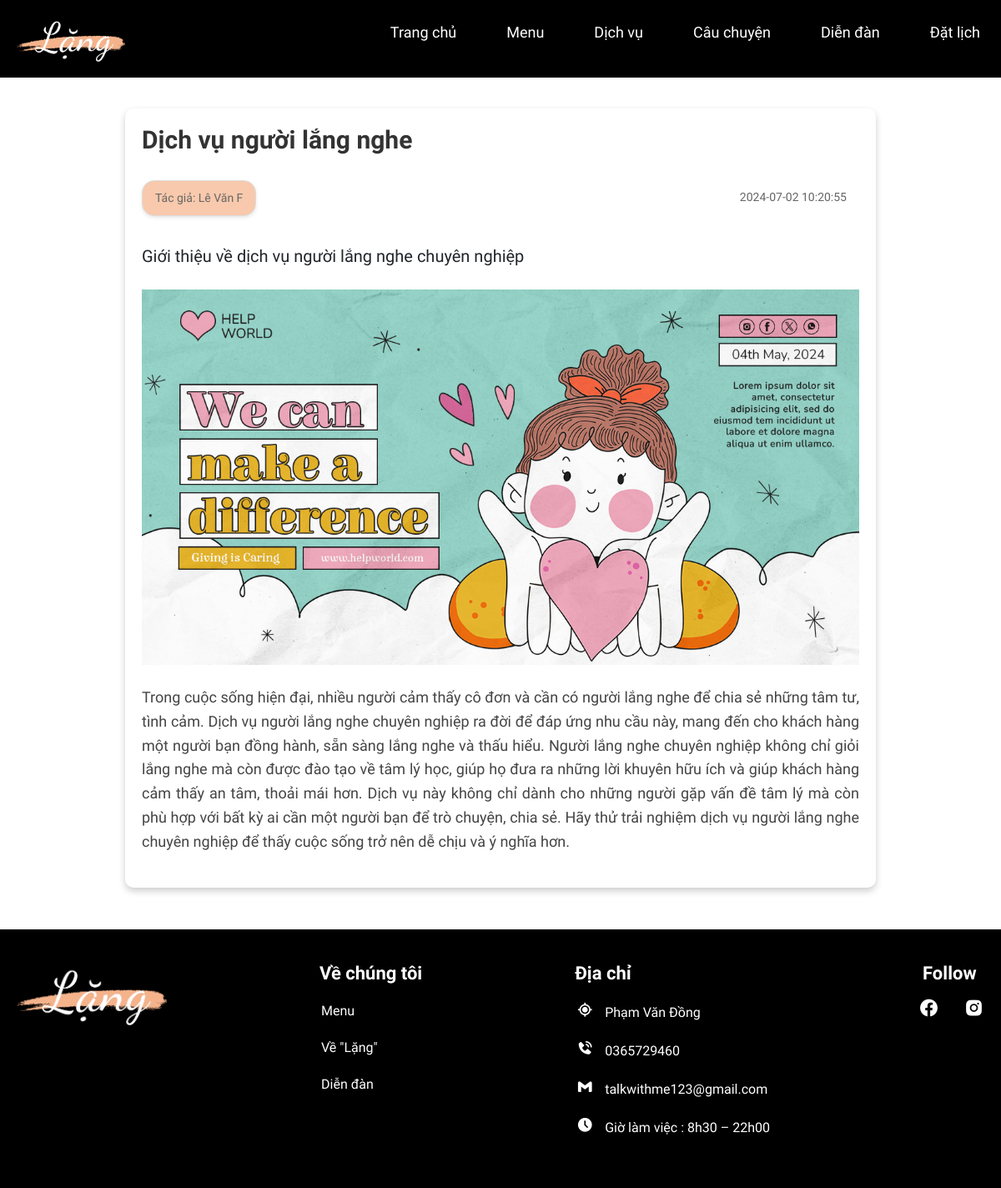
/blog/blogDetail/3, run on the app's committed database.
### tables this page shows
CREATE TABLE `tin_tuc` (
  `id` int(11) NOT NULL,
  `tieude` varchar(255) NOT NULL,
  `avatar` varchar(255) NOT NULL,
  `noidung` text NOT NULL,
  `content` text NOT NULL,
  `tacgia_ten` varchar(255) NOT NULL,
  `thoi_gian` timestamp NOT NULL DEFAULT current_timestamp()
);

### Core/Controller.php (called while the page is built, shortened)
<?php
class Controller
{
    public function model($model)
    {
        return new $model;
    }
}

### Configs/Connect.php (called while the page is built, shortened)
<?php
class Connect
{
    public function __construct()
    {
        try {
            $this->pdo = new PDO(self::DNS, self::USER, self::PASSWORD);
        } catch (PDOException $e) {
            echo $e->getMessage();
        }
    }
}

### Models/Blog.php (called while the page is built, shortened)
<?php
include_once './Configs/Connect.php';
class Blog extends Connect
{
    public function getBlog($id)
    {
        $sql = "SELECT * FROM tin_tuc WHERE id = :id";
        $pre = $this->pdo->prepare($sql);
        $pre->bindParam(':id', $id, PDO::PARAM_INT);
        $pre->execute();
        $blogDetail = $pre->fetch(PDO::FETCH_ASSOC);
        return $blogDetail;
    }
}

### Views/blog_detail.php (the view)
<div class="trangblog">
    <div class="container-blog-detail">
        <article>
            <h2 class="article-title"><?= $blogDetail['tieude'] ?></h2>
            <div class="article-blog">
                <p class="article-meta">Tác giả: <?= $blogDetail['tacgia_ten'] ?></p>
                <p class="article-meta-time"><?= $blogDetail['thoi_gian'] ?></p>
            </div>
            <h2 class="article-descript"><?= $blogDetail['noidung'] ?></h2>
            <img src="/LangCoffee/Images/Blog/<?= $blogDetail['avatar'] ?>" alt="Ảnh minh họa">
            <div class="article-content">
                <?= $blogDetail['content'] ?>
            </div>
        </article>
    </div>
</div>

### CSS/public.css (style rules this page uses)
* { margin: 0; padding: 0; box-sizing: border-box; font-family: "Playwrite GB S", cursive; font-weight: 400; }
:root { --primary-color: #3b141c; --secondary-color: #f3961c; --dark-color: #252525; --white-color: #fff; --light-gray-color: #f2f2f2; --site-max-width: 1300px; }
html { scroll-behavior: smooth; }
body { background-color: var(--white-color); }

### CSS/menu.css (style rules this page uses)
:root { --white-light: rgba(255, 255, 255, 0.5); --alice-blue: #f8f9fa; --carribean-green: #40c9a2; --gray: #ededed; }
img { width: 100%; display: block; }

### CSS/person.css (style rules this page uses)
:root { --white-light: rgba(255, 255, 255, 0.5); --alice-blue: #f8f9fa; --carribean-green: #40c9a2; --gray: #ededed; }
* { padding: 0; margin: 0; box-sizing: border-box; }
body { font-family: 'Quicksand', sans-serif; }
img { width: 100%; display: block; }

### CSS/story.css (style rules this page uses)
:root { --primary-color: #f3eae5; --text-dark: #2c2724; --white: #ffffff; --max-width: 1200px; }
:root { --primary-color: #3b141c; --secondary-color: #f3961c; --dark-color: #252525; --white-color: #fff; --light-gray-color: #f2f2f2; --site-max-width: 1300px; }

### CSS/blog_detail.css (style rules this page uses)
.trangblog { padding-top: 130px; padding-bottom: 50px; }
.container-blog-detail { max-width: 900px; margin: 0 auto; background-color: #fff; padding: 20px; border-radius: 10px; box-shadow: 0 4px 8px rgba(0, 0, 0, 0.2); }
.article-title { font-size: 30px; margin-bottom: 10px; font-weight: 800; color: #333; }
.article-blog { display: flex; justify-content: space-between; margin-bottom: 20px; margin-top: 30px; }
.article-meta { font-size: 14px; color: #666; padding: 10px 15px; border: 1px solid #ddd; border-radius: 15px; display: inline-block; background-color: #f8c9ac; box-shadow: 0 2px 4px rgba(0, 0, 0, 0.1); }
.article-meta, .article-meta-time { padding: 10px 15px; font-size: 14px; color: #666; text-align: right; }
.article-content { font-size: 18px; color: #444; line-height: 1.6; margin-bottom: 20px; margin-top: 25px; text-align: justify; }
.article-descript { padding-bottom: 20px; font-size: 20px; }

### data on the page
tin_tuc: tieude "Dịch vụ người lắng nghe", tacgia_ten "Lê Văn F", thoi_gian "2024-07-02 10:20:55", noidung "Giới thiệu về dịch vụ người lắng nghe chuyên nghiệp", avatar (picture), content "Trong cuộc sống hiện đại, nhiều người cảm thấy cô đơn và cần có người lắng nghe để chia sẻ những tâm tư, tình cảm. Dịch vụ người lắng nghe chuyên nghiệp ra đời để đáp ứng nhu cầu này, mang đến cho khách hàng một người bạn đồng hành, sẵn sàng lắng nghe và thấu hiểu. Người lắng nghe chuyên nghiệp không chỉ giỏi lắng nghe mà còn được đào tạo về tâm lý học, giúp họ đưa ra những lời khuyên hữu ích và giúp khách hàng cảm thấy an tâm, thoải mái hơn. Dịch vụ này không chỉ dành cho những người gặp vấn đề tâm lý mà còn phù hợp với bất kỳ ai cần một người bạn để trò chuyện, chia sẻ. Hãy thử trải nghiệm dịch vụ người lắng nghe chuyên nghiệp để thấy cuộc sống trở nên dễ chịu và ý nghĩa hơn."
